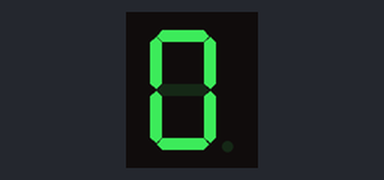
A sketch run on a simulated Arduino Uno, built with avr-gcc and run on an emulated ATmega328P. Shown: 1-digit seven-segment display. Wiring (inferred from the names in the program): 1-digit 7-segment display, segments lit when LOW: segments pin 2, pin 3, pin 4, pin 5, pin 6, pin 7, pin 8. The segment pins are drawn as the display they are named for.

Above: at 0.1 s.
At 1.1 s:
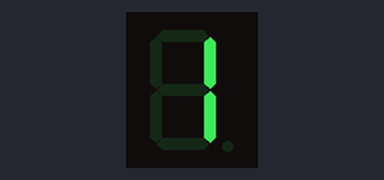
At 2.1 s:
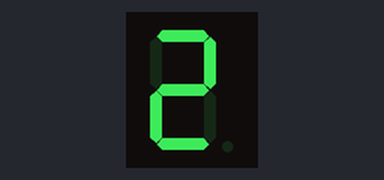
At 4.1 s:
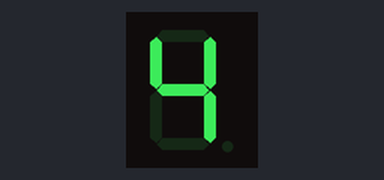
At 6.1 s:
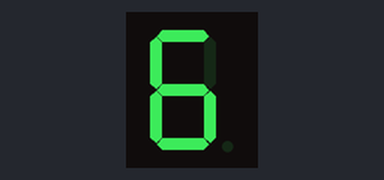
At 9.1 s:
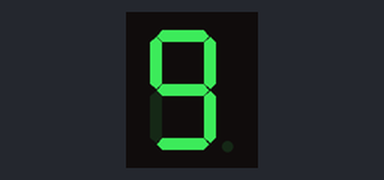

The sketch:

7_segment_CA.ino
```cpp
int a = 2;
int b = 3;
int c = 4;
int d = 5;
int e = 6;
int f = 7;
int g = 8;

void setup() {
  pinMode(a, OUTPUT);
  pinMode(b, OUTPUT);
  pinMode(c, OUTPUT);
  pinMode(d, OUTPUT);
  pinMode(e, OUTPUT);
  pinMode(f, OUTPUT);
  pinMode(g, OUTPUT);
}

void loop() {
  Display_0();
  delay(1000);
  Display_1();
  delay(1000);
  Display_2();
  delay(1000);
  Display_3();
  delay(1000);
  Display_4();
  delay(1000);
  Display_5();
  delay(1000);
  Display_6();
  delay(1000);
  Display_7();
  delay(1000);
  Display_8();
  delay(1000);
  Display_9();
  delay(1000);
}

void Display_0(){
  digitalWrite(a, LOW);
  digitalWrite(b, LOW);
  digitalWrite(c, LOW);
  digitalWrite(d, LOW);
  digitalWrite(e, LOW);
  digitalWrite(f, LOW);
  digitalWrite(g, HIGH);
}

void Display_1(){
  digitalWrite(a, HIGH);
  digitalWrite(b, LOW);
  digitalWrite(c, LOW);
  digitalWrite(d, HIGH);
  digitalWrite(e, HIGH);
  digitalWrite(f, HIGH);
  digitalWrite(g, HIGH);
}
void Display_2(){
  digitalWrite(a, LOW);
  digitalWrite(b, LOW);
  digitalWrite(c, HIGH);
  digitalWrite(d, LOW);
  digitalWrite(e, LOW);
  digitalWrite(f, HIGH);
  digitalWrite(g, LOW);
}
void Display_3(){
  digitalWrite(a, LOW);
  digitalWrite(b, LOW);
  digitalWrite(c, LOW);
  digitalWrite(d, LOW);
  digitalWrite(e, HIGH);
  digitalWrite(f, HIGH);
  digitalWrite(g, LOW);
}
void Display_4(){
  digitalWrite(a, HIGH);
  digitalWrite(b, LOW);
  digitalWrite(c, LOW);
  digitalWrite(d, HIGH);
  digitalWrite(e, HIGH);
  digitalWrite(f, LOW);
  digitalWrite(g, LOW);
}
void Display_5(){
  digitalWrite(a, LOW);
  digitalWrite(b, HIGH);
  digitalWrite(c, LOW);
  digitalWrite(d, LOW);
  digitalWrite(e, HIGH);
  digitalWrite(f, LOW);
  digitalWrite(g, LOW);
}
void Display_6(){
  digitalWrite(a, LOW);
  digitalWrite(b, HIGH);
  digitalWrite(c, LOW);
  digitalWrite(d, LOW);
  digitalWrite(e, LOW);
  digitalWrite(f, LOW);
  digitalWrite(g, LOW);
}
void Display_7(){
  digitalWrite(a, LOW);
  digitalWrite(b, LOW);
  digitalWrite(c, LOW);
  digitalWrite(d, HIGH);
  digitalWrite(e, HIGH);
  digitalWrite(f, HIGH);
  digitalWrite(g, HIGH);
}
void Display_8(){
  digitalWrite(a, LOW);
  digitalWrite(b, LOW);
  digitalWrite(c, LOW);
  digitalWrite(d, LOW);
  digitalWrite(e, LOW);
  digitalWrite(f, LOW);
  digitalWrite(g, LOW);
}
void Display_9(){
  digitalWrite(a, LOW);
  digitalWrite(b, LOW);
  digitalWrite(c, LOW);
  digitalWrite(d, LOW);
  digitalWrite(e, HIGH);
  digitalWrite(f, LOW);
  digitalWrite(g, LOW);
}
```

Measured:
- by itself, everything shown: repeats every 10.0 s, in 10 steps
- what the display in image 1 shows lasts 1.0 s, from 1.0 s to 2.0 s
